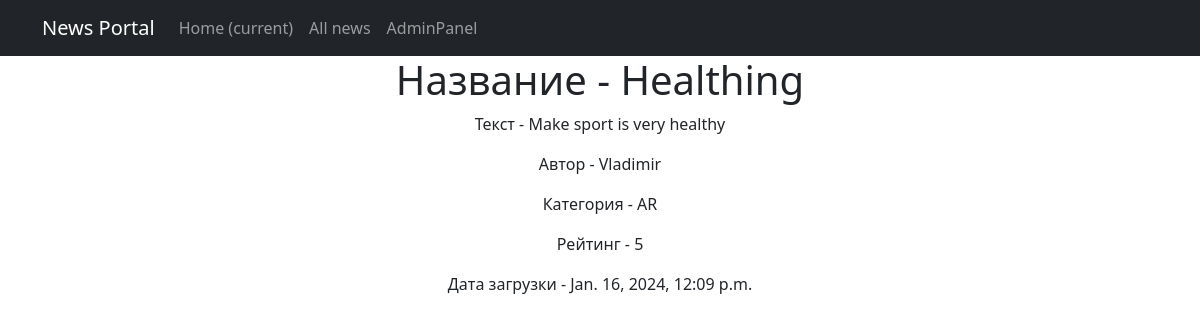
The page /news/2 on the database its author committed.
### NewsPortal/models.py (models this page shows, shortened)
class Post (models.Model):
    author = models.ForeignKey(Author, on_delete=models.CASCADE)
    NEWS = 'NW'
    ARTICLE = 'AR'
    CATEGORY_CHOICES = (
        (NEWS, 'Новость'),
        (ARTICLE, 'Статья'),
    )
    categoryType = models.CharField(max_length=2, choices=CATEGORY_CHOICES, default=ARTICLE)
    dateCreation = models.DateTimeField(auto_now_add=True)
    postCategory = models.ManyToManyField(Category, through='PostCategory')
    title = models.CharField(max_length=128)
    text = models.TextField()
    rating = models.SmallIntegerField(default=0)

class Author(models.Model):
    authorUser = models.OneToOneField(User, on_delete=models.CASCADE)
    ratingAuthor = models.SmallIntegerField(default=0)

### NewsPortal/views.py (the view)
# urls.py: path('<int:pk>', PostDetail.as_view(), name='post_detail'),
class PostDetail(DetailView):
    model = Post
    template_name = 'new.html'
    context_object_name = 'new'

### NewsPortal/templatetags/custom_filters.py (called while the page is built)
@register.filter(name='Censor')
def Censor(value):
    Banned_List = ['idiot', 'stupid', 'donkey', 'Stupid']
    sentence = value.split()
    for i in Banned_List:
        for words in sentence:
            if i in words:
                pos = sentence.index(words)
                sentence.remove(words)
                sentence.insert(pos, '*' * len(i))
    return " ".join(sentence)

### templates/new.html (shortened to what this page needs)
{% extends 'flatpages/default.html' %}
{% load custom_filters %}
{% block content %}
<h1>Название - {{ new.title | Censor }}</h1>
<p>Текст - {{ new.text | Censor}}</p>
<p>Автор - {{ new.author.authorUser }}</p>
<p>Категория - {{ new.categoryType }}</p>
<p>Рейтинг - {{ new.rating }}</p>
<p>Дата загрузки - {{ new.dateCreation }}</p>
{% endblock content %}

### rows shown on the page
Post: title|Censor "Healthing", text|Censor "Make sport is very healthy", author.authorUser "Vladimir", categoryType "AR", rating "5", dateCreation "Jan. 16, 2024, 12:09 p.m."
